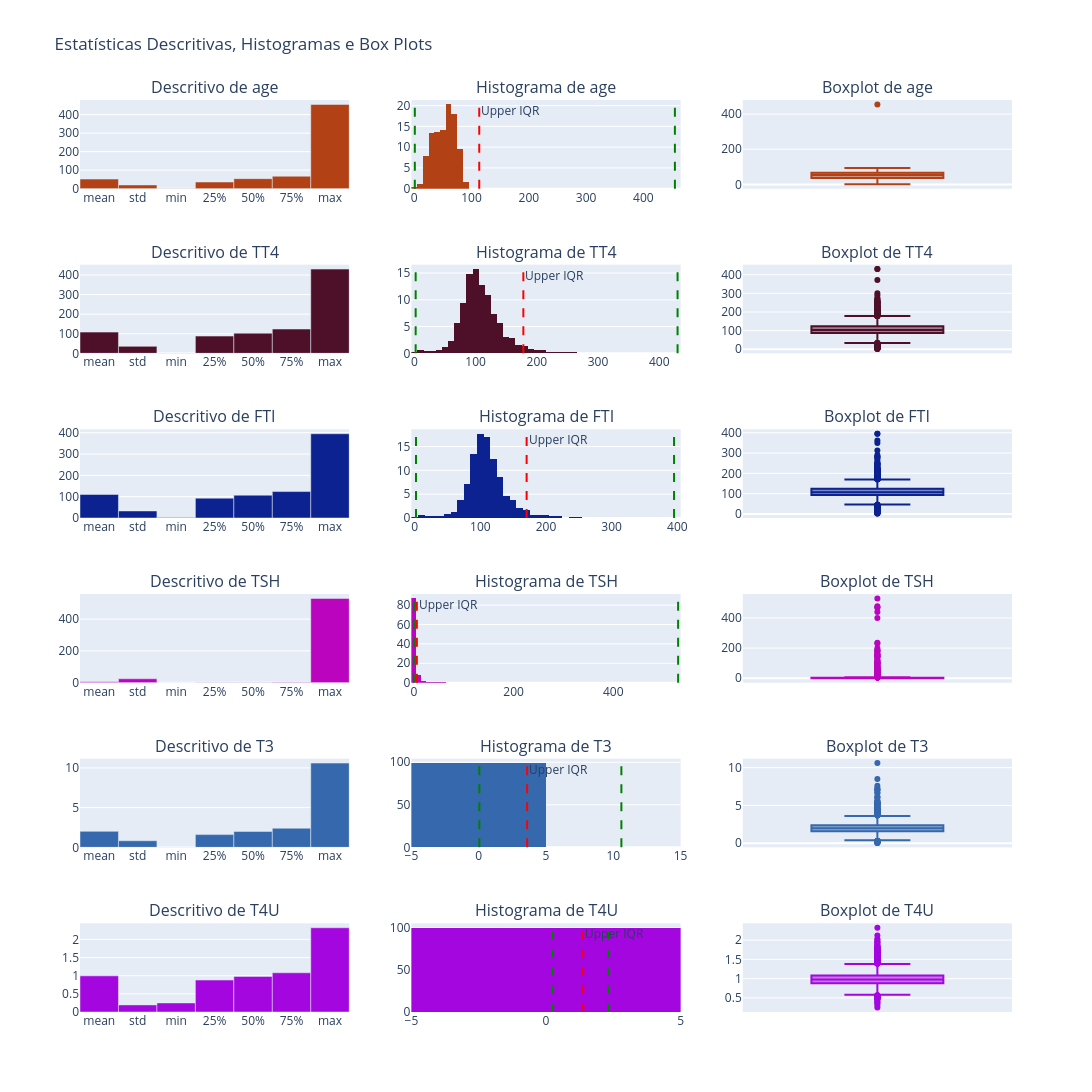

The code cell stored with this chart in its notebook:
### Code cell
subplotsTitles = []
for i in column_number:
     subplotsTitles.append(f'Descritivo de {i}')
     subplotsTitles.append(f'Histograma de {i}')
     subplotsTitles.append(f'Boxplot de {i}')

fig = make_subplots(rows=len(column_number), cols=3, subplot_titles=subplotsTitles)

colors = ["#{:06x}".format(random.randint(0, 0xFFFFFF)) for _ in range(len(column_number))]

for row, i in enumerate(column_number, start=1):
    # Estatísticas descritivas
    describe = data[i].describe()
    describe.drop(['count'], inplace= True)
    describeplt = go.Bar(
        x=describe.index,
        y=describe.values,
        name=f'Descritivo de {i}',
        marker_color=colors[row - 1]
    )
    fig.add_trace(describeplt, row=row, col=1)
    
    
    # Histograma
   
    # Adicionar linhas superior e inferior
    min_val = describe['min']
    max_val = describe['max']
    iqr_upper = diqr.loc[i, 'upper_bound']

    histogram = px.histogram(data, x=i, nbins=data[i].nunique(), histnorm='percent', range_x=[0, 2*describe['max']],color_discrete_sequence=[colors[row - 1]])
    fig.add_trace(histogram.data[0], row=row, col=2)
    fig.add_vline(x=min_val, line=dict(color = 'green', dash = 'dash'), row=row, col=2)
    fig.add_vline(x=max_val, line=dict(color = 'green', dash = 'dash'), row=row, col=2)        
    fig.add_vline(x=iqr_upper, line=dict(color = 'red', dash = 'dash'), row=row, col=2, annotation=dict(text="Upper IQR"))
    
    
    # Box plot
    box = px.box(data, y=i, color_discrete_sequence=[colors[row - 1]])
    fig.add_trace(box.data[0], row=row,col=3)



fig.update_layout(title_text='Estatísticas Descritivas, Histogramas e Box Plots', showlegend=False, height=3000, width=1400)
fig.show()

### Figure 1 — Plotly figure (JSON) as saved in the notebook; plotly's stock layout.template omitted (floating-point values rounded to 4 significant figures; data arrays with more than 128 entries replaced by an {"elided": "..."} marker saying what was removed)
{"data": [{"marker": {"color": "#b24115"}, "name": "Descritivo de age", "type": "bar", "x": ["mean", "std", "min", "25%", "50%", "75%", "max"], "xaxis": "x", "y": [51.74, 20.08, 1.0, 36.0, 54.0, 67.0, 455.0], "yaxis": "y"}, {"bingroup": "x", "histnorm": "percent", "hovertemplate": "age=%{x}<br>percent=%{y}<extra></extra>", "legendgroup": "", "marker": {"color": "#b24115", "pattern": {"shape": ""}}, "name": "", "nbinsx": 93, "orientation": "v", "showlegend": false, "type": "histogram", "x": {"elided": "3772 float values"}, "xaxis": "x2", "yaxis": "y2"}, {"alignmentgroup": "True", "hovertemplate": "age=%{y}<extra></extra>", "legendgroup": "", "marker": {"color": "#b24115"}, "name": "", "notched": false, "offsetgroup": "", "orientation": "v", "showlegend": false, "type": "box", "x0": " ", "xaxis": "x3", "y": {"elided": "3772 float values"}, "y0": " ", "yaxis": "y3"}, {"marker": {"color": "#4e1029"}, "name": "Descritivo de TT4", "type": "bar", "x": ["mean", "std", "min", "25%", "50%", "75%", "max"], "xaxis": "x4", "y": [108.3, 35.6, 2.0, 88.0, 103.0, 124.0, 430.0], "yaxis": "y4"}, {"bingroup": "x", "histnorm": "percent", "hovertemplate": "TT4=%{x}<br>percent=%{y}<extra></extra>", "legendgroup": "", "marker": {"color": "#4e1029", "pattern": {"shape": ""}}, "name": "", "nbinsx": 241, "orientation": "v", "showlegend": false, "type": "histogram", "x": {"elided": "3772 float values"}, "xaxis": "x5", "yaxis": "y5"}, {"alignmentgroup": "True", "hovertemplate": "TT4=%{y}<extra></extra>", "legendgroup": "", "marker": {"color": "#4e1029"}, "name": "", "notched": false, "offsetgroup": "", "orientation": "v", "showlegend": false, "type": "box", "x0": " ", "xaxis": "x6", "y": {"elided": "3772 float values"}, "y0": " ", "yaxis": "y6"}, {"marker": {"color": "#0c2290"}, "name": "Descritivo de FTI", "type": "bar", "x": ["mean", "std", "min", "25%", "50%", "75%", "max"], "xaxis": "x7", "y": [110.5, 33.09, 2.0, 93.0, 107.0, 124.0, 395.0], "yaxis": "y7"}, {"bingroup": "x", "histnorm": "percent", "hovertemplate": "FTI=%{x}<br>percent=%{y}<extra></extra>", "legendgroup": "", "marker": {"color": "#0c2290", "pattern": {"shape": ""}}, "name": "", "nbinsx": 234, "orientation": "v", "showlegend": false, "type": "histogram", "x": {"elided": "3772 float values"}, "xaxis": "x8", "yaxis": "y8"}, {"alignmentgroup": "True", "hovertemplate": "FTI=%{y}<extra></extra>", "legendgroup": "", "marker": {"color": "#0c2290"}, "name": "", "notched": false, "offsetgroup": "", "orientation": "v", "showlegend": false, "type": "box", "x0": " ", "xaxis": "x9", "y": {"elided": "3772 float values"}, "y0": " ", "yaxis": "y9"}, {"marker": {"color": "#ba04bd"}, "name": "Descritivo de TSH", "type": "bar", "x": ["mean", "std", "min", "25%", "50%", "75%", "max"], "xaxis": "x10", "y": [5.087, 24.52, 0.005, 0.5, 1.4, 2.7, 530.0], "yaxis": "y10"}, {"bingroup": "x", "histnorm": "percent", "hovertemplate": "TSH=%{x}<br>percent=%{y}<extra></extra>", "legendgroup": "", "marker": {"color": "#ba04bd", "pattern": {"shape": ""}}, "name": "", "nbinsx": 287, "orientation": "v", "showlegend": false, "type": "histogram", "x": {"elided": "3772 float values"}, "xaxis": "x11", "yaxis": "y11"}, {"alignmentgroup": "True", "hovertemplate": "TSH=%{y}<extra></extra>", "legendgroup": "", "marker": {"color": "#ba04bd"}, "name": "", "notched": false, "offsetgroup": "", "orientation": "v", "showlegend": false, "type": "box", "x0": " ", "xaxis": "x12", "y": {"elided": "3772 float values"}, "y0": " ", "yaxis": "y12"}, {"marker": {"color": "#3568ad"}, "name": "Descritivo de T3", "type": "bar", "x": ["mean", "std", "min", "25%", "50%", "75%", "max"], "xaxis": "x13", "y": [2.013, 0.8274, 0.05, 1.6, 2.0, 2.4, 10.6], "yaxis": "y13"}, {"bingroup": "x", "histnorm": "percent", "hovertemplate": "T3=%{x}<br>percent=%{y}<extra></extra>", "legendgroup": "", "marker": {"color": "#3568ad", "pattern": {"shape": ""}}, "name": "", "nbinsx": 69, "orientation": "v", "showlegend": false, "type": "histogram", "x": {"elided": "3772 float values"}, "xaxis": "x14", "yaxis": "y14"}, {"alignmentgroup": "True", "hovertemplate": "T3=%{y}<extra></extra>", "legendgroup": "", "marker": {"color": "#3568ad"}, "name": "", "notched": false, "offsetgroup": "", "orientation": "v", "showlegend": false, "type": "box", "x0": " ", "xaxis": "x15", "y": {"elided": "3772 float values"}, "y0": " ", "yaxis": "y15"}, {"marker": {"color": "#a306de"}, "name": "Descritivo de T4U", "type": "bar", "x": ["mean", "std", "min", "25%", "50%", "75%", "max"], "xaxis": "x16", "y": [0.995, 0.1955, 0.25, 0.88, 0.98, 1.08, 2.32], "yaxis": "y16"}, {"bingroup": "x", "histnorm": "percent", "hovertemplate": "T4U=%{x}<br>percent=%{y}<extra></extra>", "legendgroup": "", "marker": {"color": "#a306de", "pattern": {"shape": ""}}, "name": "", "nbinsx": 146, "orientation": "v", "showlegend": false, "type": "histogram", "x": {"elided": "3772 float values"}, "xaxis": "x17", "yaxis": "y17"}, {"alignmentgroup": "True", "hovertemplate": "T4U=%{y}<extra></extra>", "legendgroup": "", "marker": {"color": "#a306de"}, "name": "", "notched": false, "offsetgroup": "", "orientation": "v", "showlegend": false, "type": "box", "x0": " ", "xaxis": "x18", "y": {"elided": "3772 float values"}, "y0": " ", "yaxis": "y18"}], "layout": {"annotations": [{"font": {"size": 16}, "showarrow": false, "text": "Descritivo de age", "x": 0.1444, "xanchor": "center", "xref": "paper", "y": 1.0, "yanchor": "bottom", "yref": "paper"}, {"font": {"size": 16}, "showarrow": false, "text": "Histograma de age", "x": 0.5, "xanchor": "center", "xref": "paper", "y": 1.0, "yanchor": "bottom", "yref": "paper"}, {"font": {"size": 16}, "showarrow": false, "text": "Boxplot de age", "x": 0.8556, "xanchor": "center", "xref": "paper", "y": 1.0, "yanchor": "bottom", "yref": "paper"}, {"font": {"size": 16}, "showarrow": false, "text": "Descritivo de TT4", "x": 0.1444, "xanchor": "center", "xref": "paper", "y": 0.8194, "yanchor": "bottom", "yref": "paper"}, {"font": {"size": 16}, "showarrow": false, "text": "Histograma de TT4", "x": 0.5, "xanchor": "center", "xref": "paper", "y": 0.8194, "yanchor": "bottom", "yref": "paper"}, {"font": {"size": 16}, "showarrow": false, "text": "Boxplot de TT4", "x": 0.8556, "xanchor": "center", "xref": "paper", "y": 0.8194, "yanchor": "bottom", "yref": "paper"}, {"font": {"size": 16}, "showarrow": false, "text": "Descritivo de FTI", "x": 0.1444, "xanchor": "center", "xref": "paper", "y": 0.6389, "yanchor": "bottom", "yref": "paper"}, {"font": {"size": 16}, "showarrow": false, "text": "Histograma de FTI", "x": 0.5, "xanchor": "center", "xref": "paper", "y": 0.6389, "yanchor": "bottom", "yref": "paper"}, {"font": {"size": 16}, "showarrow": false, "text": "Boxplot de FTI", "x": 0.8556, "xanchor": "center", "xref": "paper", "y": 0.6389, "yanchor": "bottom", "yref": "paper"}, {"font": {"size": 16}, "showarrow": false, "text": "Descritivo de TSH", "x": 0.1444, "xanchor": "center", "xref": "paper", "y": 0.4583, "yanchor": "bottom", "yref": "paper"}, {"font": {"size": 16}, "showarrow": false, "text": "Histograma de TSH", "x": 0.5, "xanchor": "center", "xref": "paper", "y": 0.4583, "yanchor": "bottom", "yref": "paper"}, {"font": {"size": 16}, "showarrow": false, "text": "Boxplot de TSH", "x": 0.8556, "xanchor": "center", "xref": "paper", "y": 0.4583, "yanchor": "bottom", "yref": "paper"}, {"font": {"size": 16}, "showarrow": false, "text": "Descritivo de T3", "x": 0.1444, "xanchor": "center", "xref": "paper", "y": 0.2778, "yanchor": "bottom", "yref": "paper"}, {"font": {"size": 16}, "showarrow": false, "text": "Histograma de T3", "x": 0.5, "xanchor": "center", "xref": "paper", "y": 0.2778, "yanchor": "bottom", "yref": "paper"}, {"font": {"size": 16}, "showarrow": false, "text": "Boxplot de T3", "x": 0.8556, "xanchor": "center", "xref": "paper", "y": 0.2778, "yanchor": "bottom", "yref": "paper"}, {"font": {"size": 16}, "showarrow": false, "text": "Descritivo de T4U", "x": 0.1444, "xanchor": "center", "xref": "paper", "y": 0.09722, "yanchor": "bottom", "yref": "paper"}, {"font": {"size": 16}, "showarrow": false, "text": "Histograma de T4U", "x": 0.5, "xanchor": "center", "xref": "paper", "y": 0.09722, "yanchor": "bottom", "yref": "paper"}, {"font": {"size": 16}, "showarrow": false, "text": "Boxplot de T4U", "x": 0.8556, "xanchor": "center", "xref": "paper", "y": 0.09722, "yanchor": "bottom", "yref": "paper"}, {"showarrow": false, "text": "Upper IQR", "x": 113.5, "xanchor": "left", "xref": "x2", "y": 1, "yanchor": "top", "yref": "y2 domain"}, {"showarrow": false, "text": "Upper IQR", "x": 178, "xanchor": "left", "xref": "x5", "y": 1, "yanchor": "top", "yref": "y5 domain"}, {"showarrow": false, "text": "Upper IQR", "x": 170.5, "xanchor": "left", "xref": "x8", "y": 1, "yanchor": "top", "yref": "y8 domain"}, {"showarrow": false, "text": "Upper IQR", "x": 6, "xanchor": "left", "xref": "x11", "y": 1, "yanchor": "top", "yref": "y11 domain"}, {"showarrow": false, "text": "Upper IQR", "x": 3.6, "xanchor": "left", "xref": "x14", "y": 1, "yanchor": "top", "yref": "y14 domain"}, {"showarrow": false, "text": "Upper IQR", "x": 1.38, "xanchor": "left", "xref": "x17", "y": 1, "yanchor": "top", "yref": "y17 domain"}], "height": 3000, "shapes": [{"line": {"color": "green", "dash": "dash"}, "type": "line", "x0": 1, "x1": 1, "xref": "x2", "y0": 0, "y1": 1, "yref": "y2 domain"}, {"line": {"color": "green", "dash": "dash"}, "type": "line", "x0": 455, "x1": 455, "xref": "x2", "y0": 0, "y1": 1, "yref": "y2 domain"}, {"line": {"color": "red", "dash": "dash"}, "type": "line", "x0": 113.5, "x1": 113.5, "xref": "x2", "y0": 0, "y1": 1, "yref": "y2 domain"}, {"line": {"color": "green", "dash": "dash"}, "type": "line", "x0": 2, "x1": 2, "xref": "x5", "y0": 0, "y1": 1, "yref": "y5 domain"}, {"line": {"color": "green", "dash": "dash"}, "type": "line", "x0": 430, "x1": 430, "xref": "x5", "y0": 0, "y1": 1, "yref": "y5 domain"}, {"line": {"color": "red", "dash": "dash"}, "type": "line", "x0": 178, "x1": 178, "xref": "x5", "y0": 0, "y1": 1, "yref": "y5 domain"}, {"line": {"color": "green", "dash": "dash"}, "type": "line", "x0": 2, "x1": 2, "xref": "x8", "y0": 0, "y1": 1, "yref": "y8 domain"}, {"line": {"color": "green", "dash": "dash"}, "type": "line", "x0": 395, "x1": 395, "xref": "x8", "y0": 0, "y1": 1, "yref": "y8 domain"}, {"line": {"color": "red", "dash": "dash"}, "type": "line", "x0": 170.5, "x1": 170.5, "xref": "x8", "y0": 0, "y1": 1, "yref": "y8 domain"}, {"line": {"color": "green", "dash": "dash"}, "type": "line", "x0": 0.005, "x1": 0.005, "xref": "x11", "y0": 0, "y1": 1, "yref": "y11 domain"}, {"line": {"color": "green", "dash": "dash"}, "type": "line", "x0": 530, "x1": 530, "xref": "x11", "y0": 0, "y1": 1, "yref": "y11 domain"}, {"line": {"color": "red", "dash": "dash"}, "type": "line", "x0": 6, "x1": 6, "xref": "x11", "y0": 0, "y1": 1, "yref": "y11 domain"}, {"line": {"color": "green", "dash": "dash"}, "type": "line", "x0": 0.05, "x1": 0.05, "xref": "x14", "y0": 0, "y1": 1, "yref": "y14 domain"}, {"line": {"color": "green", "dash": "dash"}, "type": "line", "x0": 10.6, "x1": 10.6, "xref": "x14", "y0": 0, "y1": 1, "yref": "y14 domain"}, {"line": {"color": "red", "dash": "dash"}, "type": "line", "x0": 3.6, "x1": 3.6, "xref": "x14", "y0": 0, "y1": 1, "yref": "y14 domain"}, {"line": {"color": "green", "dash": "dash"}, "type": "line", "x0": 0.25, "x1": 0.25, "xref": "x17", "y0": 0, "y1": 1, "yref": "y17 domain"}, {"line": {"color": "green", "dash": "dash"}, "type": "line", "x0": 2.32, "x1": 2.32, "xref": "x17", "y0": 0, "y1": 1, "yref": "y17 domain"}, {"line": {"color": "red", "dash": "dash"}, "type": "line", "x0": 1.38, "x1": 1.38, "xref": "x17", "y0": 0, "y1": 1, "yref": "y17 domain"}], "showlegend": false, "title": {"text": "Estatísticas Descritivas, Histogramas e Box Plots"}, "width": 1400, "xaxis": {"anchor": "y", "domain": [0, 0.2889]}, "xaxis10": {"anchor": "y10", "domain": [0, 0.2889]}, "xaxis11": {"anchor": "y11", "domain": [0.3556, 0.6444]}, "xaxis12": {"anchor": "y12", "domain": [0.7111, 1]}, "xaxis13": {"anchor": "y13", "domain": [0, 0.2889]}, "xaxis14": {"anchor": "y14", "domain": [0.3556, 0.6444]}, "xaxis15": {"anchor": "y15", "domain": [0.7111, 1]}, "xaxis16": {"anchor": "y16", "domain": [0, 0.2889]}, "xaxis17": {"anchor": "y17", "domain": [0.3556, 0.6444]}, "xaxis18": {"anchor": "y18", "domain": [0.7111, 1]}, "xaxis2": {"anchor": "y2", "domain": [0.3556, 0.6444]}, "xaxis3": {"anchor": "y3", "domain": [0.7111, 1]}, "xaxis4": {"anchor": "y4", "domain": [0, 0.2889]}, "xaxis5": {"anchor": "y5", "domain": [0.3556, 0.6444]}, "xaxis6": {"anchor": "y6", "domain": [0.7111, 1]}, "xaxis7": {"anchor": "y7", "domain": [0, 0.2889]}, "xaxis8": {"anchor": "y8", "domain": [0.3556, 0.6444]}, "xaxis9": {"anchor": "y9", "domain": [0.7111, 1]}, "yaxis": {"anchor": "x", "domain": [0.9028, 1.0]}, "yaxis10": {"anchor": "x10", "domain": [0.3611, 0.4583]}, "yaxis11": {"anchor": "x11", "domain": [0.3611, 0.4583]}, "yaxis12": {"anchor": "x12", "domain": [0.3611, 0.4583]}, "yaxis13": {"anchor": "x13", "domain": [0.1806, 0.2778]}, "yaxis14": {"anchor": "x14", "domain": [0.1806, 0.2778]}, "yaxis15": {"anchor": "x15", "domain": [0.1806, 0.2778]}, "yaxis16": {"anchor": "x16", "domain": [0, 0.09722]}, "yaxis17": {"anchor": "x17", "domain": [0, 0.09722]}, "yaxis18": {"anchor": "x18", "domain": [0, 0.09722]}, "yaxis2": {"anchor": "x2", "domain": [0.9028, 1.0]}, "yaxis3": {"anchor": "x3", "domain": [0.9028, 1.0]}, "yaxis4": {"anchor": "x4", "domain": [0.7222, 0.8194]}, "yaxis5": {"anchor": "x5", "domain": [0.7222, 0.8194]}, "yaxis6": {"anchor": "x6", "domain": [0.7222, 0.8194]}, "yaxis7": {"anchor": "x7", "domain": [0.5417, 0.6389]}, "yaxis8": {"anchor": "x8", "domain": [0.5417, 0.6389]}, "yaxis9": {"anchor": "x9", "domain": [0.5417, 0.6389]}}}
